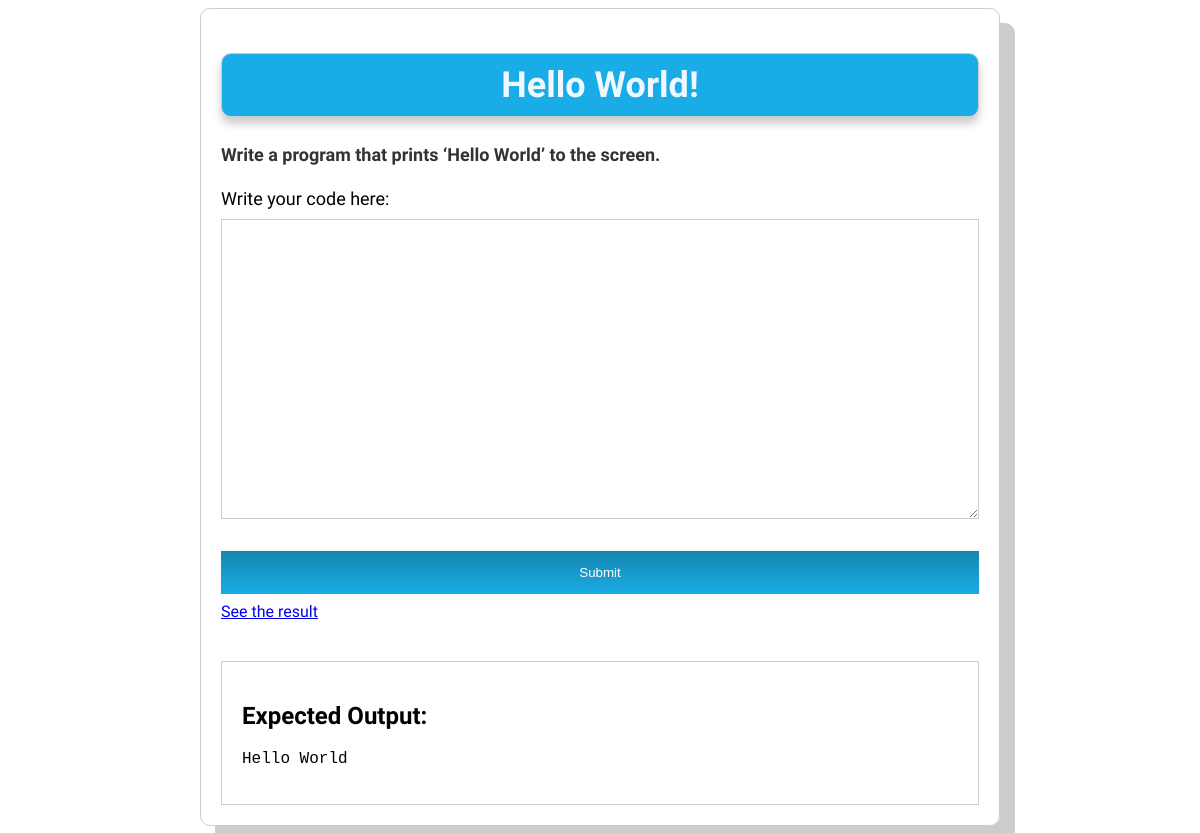
Screenshot of /solve_task/2/0 with the database file from the repository.
### CodeQuestsApp/models.py (models this page shows, shortened)
class Task(models.Model):
    name = models.CharField(max_length=80)
    text = models.CharField(max_length=500)
    ai_generated = models.BooleanField(default=False)
    correct_output = models.CharField(max_length=100)
    course = models.ForeignKey(Course, blank=True, null=True, on_delete=models.CASCADE)
    very_easy = 'V'
    easy = 'E'
    medium = 'M'
    hard = 'H'
    realy_hard = 'R'
    difficulty = [
        (very_easy, 'Very Easy'),
        (easy, 'Easy'),
        (medium, 'Medium'),
        (hard, 'Hard'),
        (realy_hard, 'Really Hard'),
    ]
    difficulty_level = models.CharField(max_length=1, choices=difficulty, default=medium)

### CodeQuestsApp/views.py (the view, shortened to what this page needs)
# urls.py: path('solve_task/<int:task_id>/<int:match_id>', views.solve_task, name="solve_task"),
def solve_task(request, task_id, match_id):
    m_id = match_id
    try:
        match = Match.objects.get(id=match_id)
    except ObjectDoesNotExist:
        match = None
    message = ''
    correct = False
    task = Task.objects.get(id=task_id)
    course = None
    if hasattr(task, 'course'):
        course = task.course
    context = {
        'task': task,
        'message': message,
        'correct': correct,
        'course': course,
        'm_id': m_id,
    }
    return render(request, 'solve_task.html', context)

### templates/solve_task.html (shortened to what this page needs)
{% load static %}
<!DOCTYPE html>
<html lang="en">
<head>
    <link rel="stylesheet" href="{% static 'css/solve_task.css' %}">
</head>
<body>
    <div class="container">
        <h1>{{ task.name }}</h1>
        <p>{{ task.text }}</p>
        <form method="POST">
            <label for="code">Write your code here:</label>
            <textarea id="code" name="code" required>{{ request.POST.code }}</textarea>
            <button type="submit">Submit</button>
        </form>
         {% if not correct %}
        <a href="/match_result/{{m_id}}"> See the result </a>
        {% endif %}
        <div class="output">
            <h2>Expected Output:</h2>
            <pre>{{ task.correct_output }}</pre>
        </div>
    </div>
</body>
</html>

### static/css/solve_task.css (style rules this page uses)
.container { max-width: 800px; margin: 0 auto; padding: 20px; box-sizing: border-box; font-family: 'Font Name', sans-serif; border: 1px solid #ccc; border-radius: 10px; box-shadow: 15px 15px rgba(0, 0, 0, 0.2); }
h1 { color: aliceblue; font-size: 36px; border: 1px solid #ccc; border-radius: 10px; padding: 10px; background-color: #1aace6; box-shadow: 0 7px 8px rgba(0, 0, 0, 0.2); text-align: center; }
p { font-size: 18px; margin-bottom: 20px; line-height: 1.5; color: #333; font-weight: bold; }
label { display: block; font-size: 18px; margin-bottom: 10px; }
textarea { width: 100%; height: 300px; font-size: 16px; border: 1px solid #ccc; padding: 10px; box-sizing: border-box; margin-bottom: 20px; }
button { background-color: #4CAF50; color: white; padding: 14px 20px; margin: 8px 0; border: none; cursor: pointer; width: 100%; transition: background-color 0.3s ease; background-image: linear-gradient(#1585b1, #1aace6); }
.output { margin-top: 40px; border: 1px solid #ccc; padding: 20px; font-size: 16px; }

### rows the page displays
Task: name "Hello World!", text "Write a program that prints ‘Hello World’ to the screen.", correct_output "Hello World"
